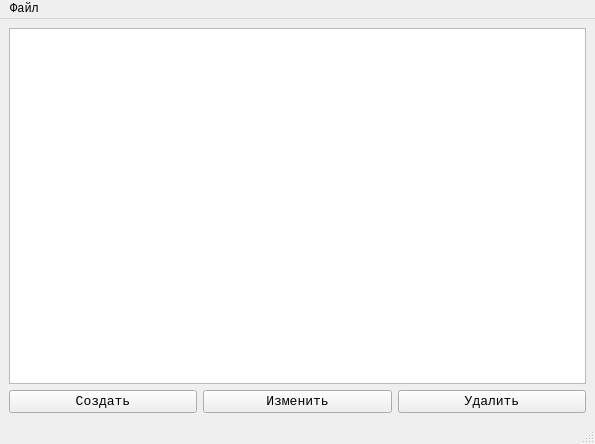
<?xml version="1.0" encoding="UTF-8"?>
<ui version="4.0">
 <class>MainWindow</class>
 <widget class="QMainWindow" name="MainWindow">
  <property name="geometry">
   <rect>
    <x>0</x>
    <y>0</y>
    <width>595</width>
    <height>444</height>
   </rect>
  </property>
  <property name="font">
   <font>
    <family>Consolas</family>
   </font>
  </property>
  <property name="windowTitle">
   <string>Редактор баз данных антивируса</string>
  </property>
  <widget class="QWidget" name="centralwidget">
   <layout class="QGridLayout" name="gridLayout">
    <item row="1" column="0">
     <layout class="QHBoxLayout" name="horizontalLayout">
      <item>
       <widget class="QPushButton" name="addButton">
        <property name="font">
         <font>
          <family>Consolas</family>
          <pointsize>10</pointsize>
         </font>
        </property>
        <property name="text">
         <string>Создать</string>
        </property>
       </widget>
      </item>
      <item>
       <widget class="QPushButton" name="editButton">
        <property name="font">
         <font>
          <family>Consolas</family>
          <pointsize>10</pointsize>
         </font>
        </property>
        <property name="text">
         <string>Изменить</string>
        </property>
       </widget>
      </item>
      <item>
       <widget class="QPushButton" name="delButton">
        <property name="font">
         <font>
          <family>Consolas</family>
          <pointsize>10</pointsize>
         </font>
        </property>
        <property name="text">
         <string>Удалить</string>
        </property>
       </widget>
      </item>
     </layout>
    </item>
    <item row="0" column="0">
     <widget class="QListView" name="listView"/>
    </item>
   </layout>
  </widget>
  <widget class="QStatusBar" name="statusbar">
   <property name="sizePolicy">
    <sizepolicy hsizetype="Preferred" vsizetype="Preferred">
     <horstretch>0</horstretch>
     <verstretch>0</verstretch>
    </sizepolicy>
   </property>
   <property name="font">
    <font>
     <family>Consolas</family>
    </font>
   </property>
   <property name="sizeGripEnabled">
    <bool>true</bool>
   </property>
  </widget>
  <widget class="QMenuBar" name="menubar">
   <property name="geometry">
    <rect>
     <x>0</x>
     <y>0</y>
     <width>595</width>
     <height>21</height>
    </rect>
   </property>
   <widget class="QMenu" name="menuFile">
    <property name="font">
     <font>
      <family>Consolas</family>
     </font>
    </property>
    <property name="title">
     <string>Файл</string>
    </property>
    <addaction name="createFile"/>
    <addaction name="openFile"/>
    <addaction name="separator"/>
    <addaction name="saveFile"/>
    <addaction name="saveFileAs"/>
    <addaction name="separator"/>
    <addaction name="closeAll"/>
   </widget>
   <addaction name="menuFile"/>
  </widget>
  <action name="createFile">
   <property name="text">
    <string>Создать</string>
   </property>
   <property name="toolTip">
    <string>&lt;html&gt;&lt;head/&gt;&lt;body&gt;&lt;p&gt;Создание новой базы&lt;/p&gt;&lt;/body&gt;&lt;/html&gt;</string>
   </property>
   <property name="shortcut">
    <string>Ctrl+N</string>
   </property>
  </action>
  <action name="openFile">
   <property name="text">
    <string>Открыть</string>
   </property>
   <property name="toolTip">
    <string>&lt;html&gt;&lt;head/&gt;&lt;body&gt;&lt;p&gt;Открыть существующую базу&lt;/p&gt;&lt;/body&gt;&lt;/html&gt;</string>
   </property>
   <property name="shortcut">
    <string>Ctrl+O</string>
   </property>
  </action>
  <action name="saveFile">
   <property name="text">
    <string>Сохранить</string>
   </property>
   <property name="shortcut">
    <string>Ctrl+S</string>
   </property>
  </action>
  <action name="saveFileAs">
   <property name="text">
    <string>Сохранить как...</string>
   </property>
  </action>
  <action name="closeAll">
   <property name="text">
    <string>Выход</string>
   </property>
   <property name="shortcut">
    <string>Ctrl+Q</string>
   </property>
  </action>
 </widget>
 <resources/>
 <connections/>
</ui>
